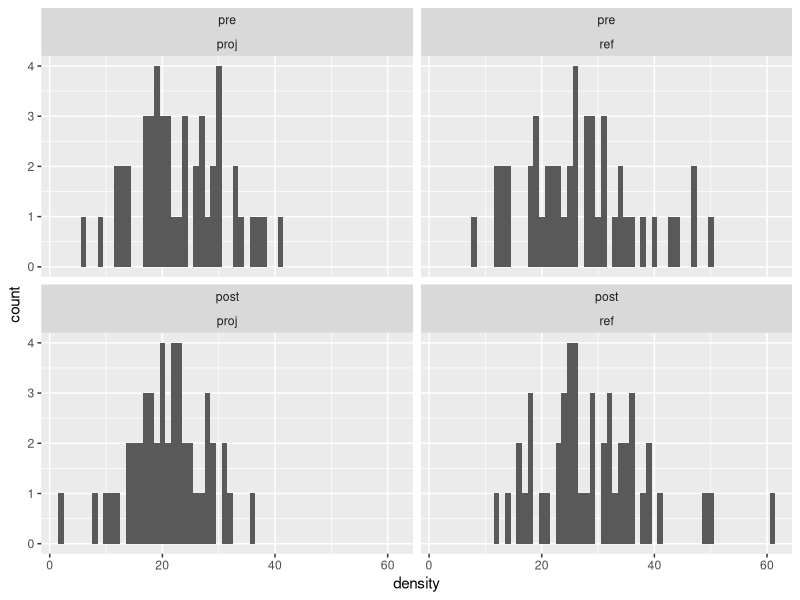

Generate this figure with R:
## ---- chunk 1
library(tidyverse)
library(pwr)
library(emmeans)
## ---- chunk 2
set.seed(123)

# Define sample sizes for pre and post-treatment groups
N <- 48  # Assuming 100 observations in each group

# Real world values
mean_pre <- 22.9
mean_post <- 20
ref_mean_pre <- 28.4
ref_mean_post <- 29

sd_pre <- 8.48
sd_post <- 8
ref_sd_pre <- 10
ref_sd_post <- 9.5

# Parameters for the gamma distribution
alpha_pre <- (mean_pre^2) / (sd_pre^2)  # Shape parameter for pre-treatment group
beta_pre <- (sd_pre^2) / mean_pre  # Rate parameter for pre-treatment group

ref_alpha_pre <- (ref_mean_pre^2) / (ref_sd_pre^2)  # Shape parameter for pre-treatment group
ref_beta_pre <- (ref_sd_pre^2) / ref_mean_pre  # Rate parameter for pre-treatment group

alpha_post <- (mean_post^2) / (sd_post ^2)  # Shape parameter for post-treatment group
beta_post <- (sd_post ^2) / mean_post  # Rate parameter for post-treatment group

ref_alpha_post <- (ref_mean_post^2) / (ref_sd_post ^2)  # Shape parameter for post-treatment group
ref_beta_post <- (ref_sd_post ^2) / ref_mean_post  # Rate parameter for post-treatment group

# Generate gamma-distributed data for pre and post-treatment groups
pre.dat <- rnorm(N, mean = mean_pre, sd = sd_pre)
post.dat <- rnorm(N, mean = mean_post, sd = sd_post)
ref.pre.dat <- rnorm(N, mean = ref_mean_pre, sd = ref_sd_pre)
ref.post.dat <- rnorm(N, mean = ref_mean_pre, sd = ref_sd_pre)

# Create a data frame
dat.sim <- data.frame(
  density = c(pre.dat, post.dat, ref.pre.dat, ref.post.dat),
  site = factor(rep(c("proj", "ref"), each = N*2)),
  time = factor(rep(c("pre", "post"), each = N))
)

dat.sim$time <- factor(dat.sim$time, levels = c("pre", "post"))

# Summary statistics
summary(pre.dat)
summary(post.dat)

ggplot(dat.sim) +
  geom_histogram(aes(density), binwidth = 1) +
  facet_wrap(~time+site)
## ---- chunk 3
dat.sim.proj <- dat.sim %>% 
  filter(site == "proj")

dat.sim.proj %>% 
  group_by(time) %>% 
  summarize(mean = mean(density),
            sd = sd(density))

mod1 <- glm(density ~ time, data = dat.sim.proj, family = Gamma(link = "log"))

summary(mod1)
anova(mod1)

emmeans(mod1, specs = "time")
## ---- chunk 4
mod2 <- glm(density ~ time/site, data = dat.sim, family = Gamma(link = "log"))

summary(mod2)
## ---- chunk 5
# Known parameters
mean_pre <- 30
alpha <- 0.1      # Significance level
beta <- 0.9       # Desired power
sd_pre <- 10
delta <- (0.2 * mean_pre)  # Minimum detectable effect size (20% change)

# Calculate critical values
z_alpha_over_2 <- qnorm(1 - alpha/2)
z_beta <- abs(qnorm(1 - beta))

# Calculate sample size per group
sample_size <- ((2 * (z_alpha_over_2 + z_beta)^2 * sd_pre^2) / delta^2)
## ---- chunk 6
dat.test <- data.frame(
  dist = c(46, 38, 34, 37, 60, 64, 59)
)

dat.test$prop <- dat.test$dist / sum(dat.test$dist)

dat.test$quad <- round(dat.test$prop * 48, 0)
